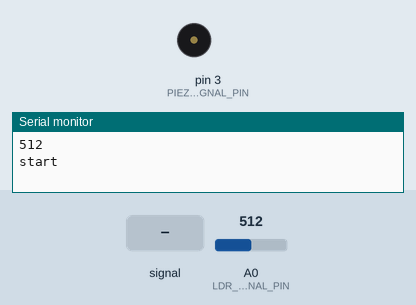
Recording of a sketch running on a simulated Arduino Uno, built with avr-gcc and run on an emulated ATmega328P. On the bench: buzzer (waves = sounding), the last lines printed to the serial monitor. The test bench sets the inputs (shaded band); at power-on: A0 (LDR_SIGNAL_PIN) = 512.

Above: at 1.2 s.
1.3 s: A0 (LDR_SIGNAL_PIN) fed a 200 Hz sine of ±81 counts around its level
At 2.5 s:
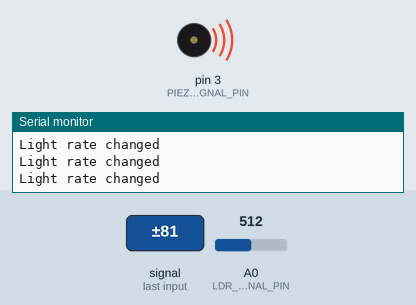
5.8 s: A0 (LDR_SIGNAL_PIN) set to 572
At 6.8 s:
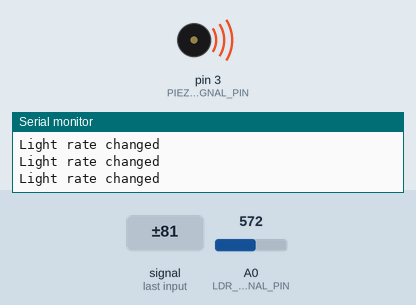
7.5 s: A0 (LDR_SIGNAL_PIN) set to 553
Timing chart, 0 to 10.3 s (numbered marks = the images above; inputs shaded):
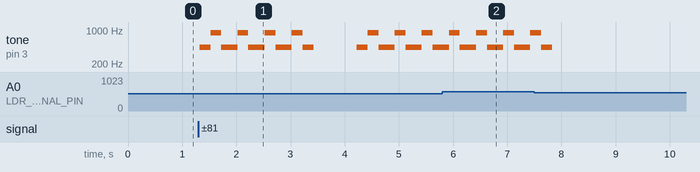

The sketch:

Firmware.ino
```cpp
#include "Global.h"

int avg;
void setup()
{

	Serial.begin(9600);

	avg = ldr.readAverage();
  Serial.println(avg);
  Serial.println("start");
}

void loop()
{
	int sample = ldr.read();
	if(abs(avg - sample) > 50)
	{
		Serial.println("Light rate changed");
		piezoSpeaker.write(440, 200);
		delay(200);
		piezoSpeaker.write(880, 200);
		delay(200);
		piezoSpeaker.write(440, 200);
	}
	delay(100);
}
```

Global.cpp
```cpp
#include "Global.h"

LDR ldr = LDR(LDR_SIGNAL_PIN);
PiezoSpeaker piezoSpeaker = PiezoSpeaker(PIEZO_SPEAKER_SIGNAL_PIN);
```

Global.h
```cpp
#ifndef GLOBAL_H
#define GLOBAL_H

#include "Pins.h"


#include "LDR.h"
#include "PiezoSpeaker.h"

extern LDR ldr;
extern PiezoSpeaker piezoSpeaker;

#endif //GLOBAL_H
```

LDR.cpp
```cpp
#include "LDR.h"

LDR::LDR(int pin) : analogPin(pin) {}

int LDR::read()
{
	return analogRead(analogPin);
}
int LDR::readAverage(int samples)
{
	int sum = 0;
	for(int i=0;i<samples;i++)
	{
		sum += read();
		delay(2); //minimum delay for prevent sticky samples
	}
	return (int)(sum/samples);
}
```

LDR.h
```cpp
#ifndef LDR_H
#define LDR_H

#include "arduino.h"

class LDR
{
	public:
		LDR(int pin);
		int read();
		int readAverage(int samples = 10);

	private:
		const int analogPin;

};
#endif //LDR_H
```

PiezoSpeaker.cpp
```cpp
#include "PiezoSpeaker.h"

PiezoSpeaker::PiezoSpeaker(int pin) : signalPin(pin) {}

void PiezoSpeaker::write(int frequency)
{
	tone(signalPin,frequency);
}
void PiezoSpeaker::write(int frequency,int duration)
{
	tone(signalPin,frequency,duration);
}
void PiezoSpeaker::turnOff()
{
	noTone(signalPin);
}
```

PiezoSpeaker.h
```cpp
#ifndef PiezoSpeaker_H
#define PiezoSpeaker_H

#include "arduino.h"

class PiezoSpeaker
{
	public:
		PiezoSpeaker(int pin);
		void write(int tone);
		void write(int tone,int duration);
		void turnOff();

	private:
		const int signalPin;
};
#endif //PiezoSpeaker_H
```

Pins.h
```cpp
#ifndef PINS_H
#define PINS_H

/*LDR*/

#define LDR_SIGNAL_PIN 		A0

/*Piezo speaker*/

#define PIEZO_SPEAKER_SIGNAL_PIN 		3


#endif //__PINS_H
```

Measured:
- after the input at 1.3 s, tone on pin 3 (PIEZO_SPEAKER_SIGNAL_PIN): plays 440 Hz for 0.20 s, 880 Hz for 0.20 s, 440 Hz for 0.30 s, 880 Hz for 0.20 s, 440 Hz for 0.30 s, 880 Hz for 0.20 s … (16 notes in this stretch), starting at once
